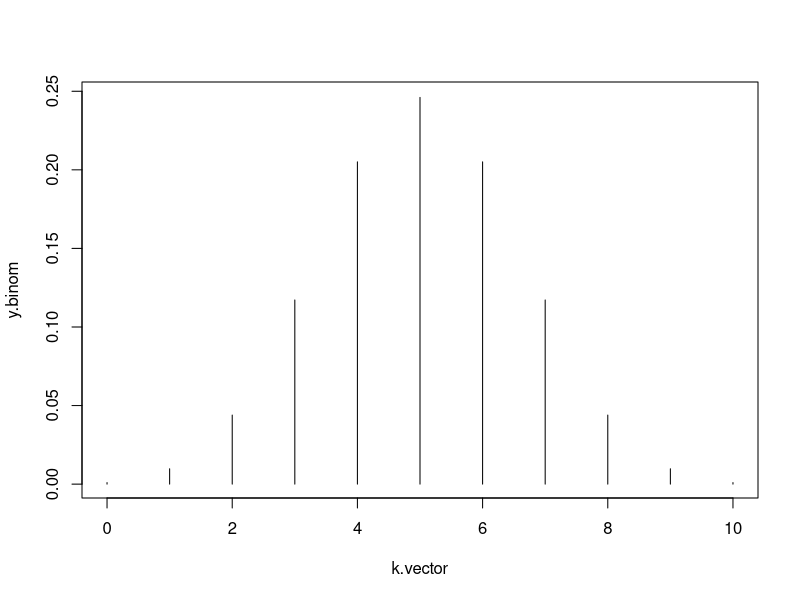
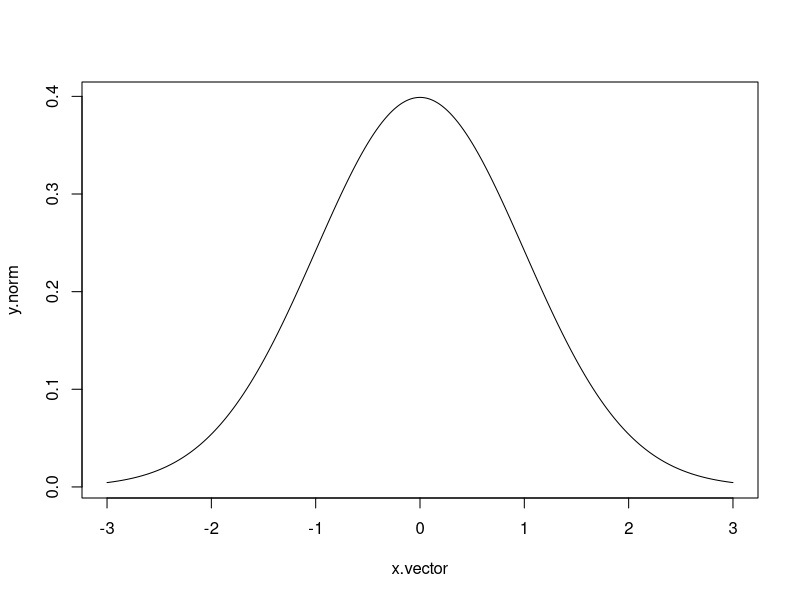
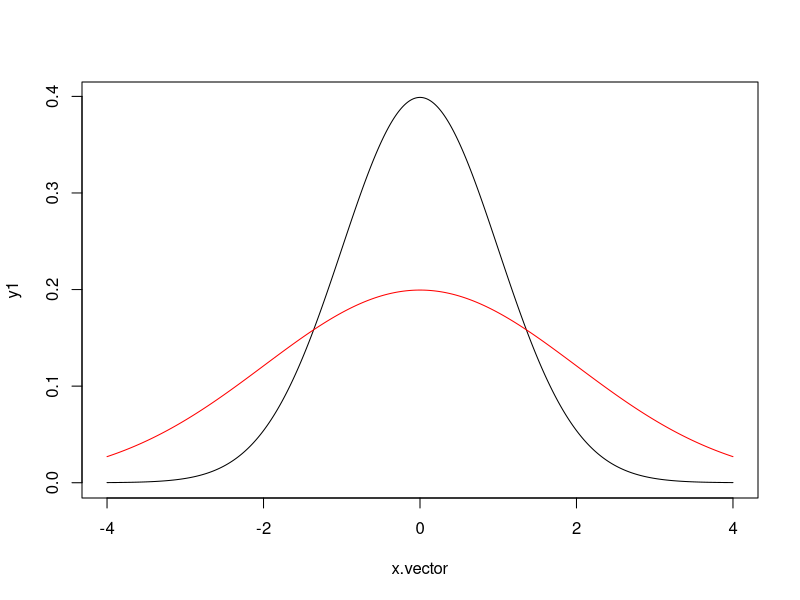
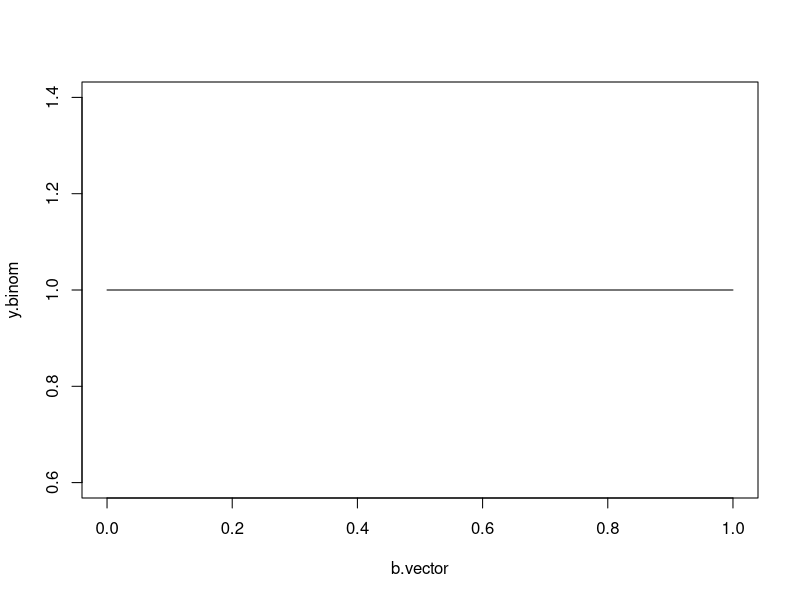
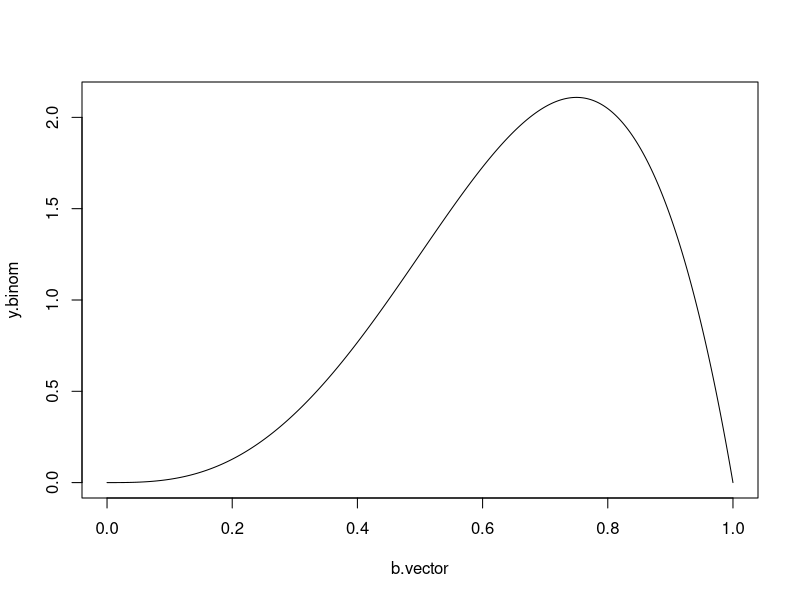
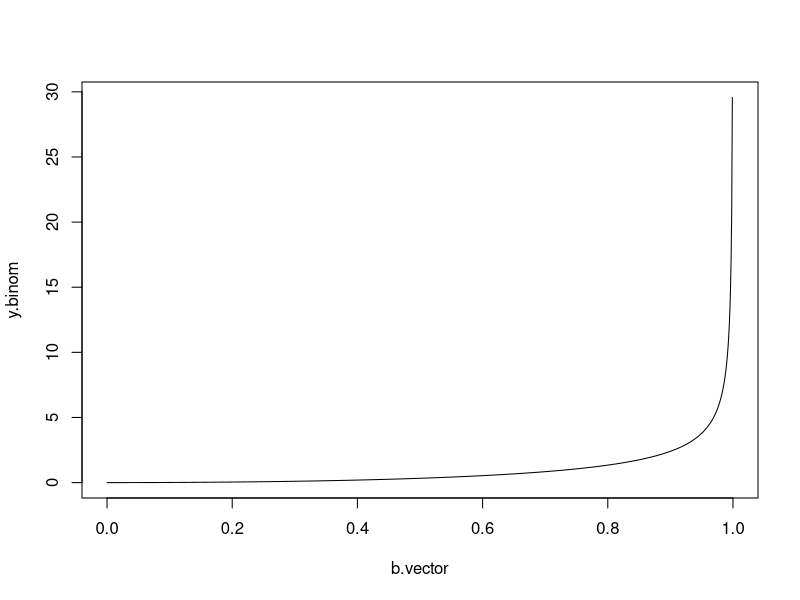
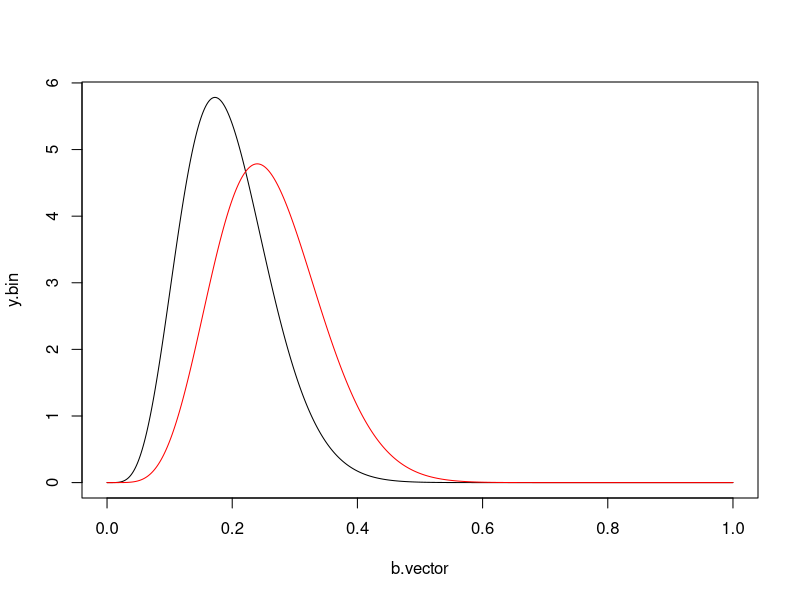
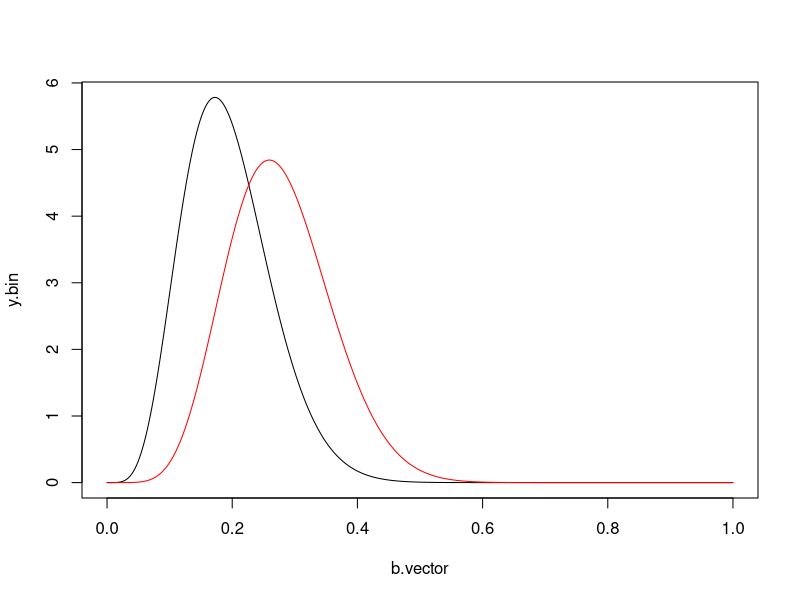

Write R code to recreate these figures, in order.
# sap21 _ MAM5120 _ week 4 practical

seq(0,8,by=2) # generates vector (0,2,4,6,8)
seq(0,1,length=101) # == (0, 0.01, 0.02, ..., 0.99, 1)

# binomial - different number of heads in 10 coin tosses
k.vector <- seq(0,10,by=1) # possible outcomes
y.binom <- dbinom(k.vector,10,prob=0.5) # fair coin
plot(k.vector,y.binom,type="h") # h for bars

# normal - density of a standard (0,1) Normal variable on interval [-3,3]
x.vector <- seq(-3,3,length=1001)
y.norm <- dnorm(x.vector,mean=0,sd=1)
plot(x.vector,y.norm,type="l") # l for lines

# plot standard (0,1) Normal density and also a N(0,4) density on same plot - range on y-axis, when overlay a second plot
x.vector <- seq(-4,4,length=1001)
y1 <- dnorm(x.vector,mean=0,sd=1)
y2 <- dnorm(x.vector,mean=0,sd=2) # i.e. sigma^2=4
ylim <- range(y1, y2)
plot(x.vector,y1,type="l",ylim=ylim) # ylim i.e. range of y-axis is given
points(x.vector,y2,type="l",col="red")

######################

# Question 1
# bayes: p(theta | x) &< L(theta | x) x p(theta)

# (a) - # vector length = 1000 on [0,1]
b.vector <- seq(0,1,length=1000)
# (i) - # alpha = 1, beta = 1
y.binom <- dbeta(b.vector,1,1,ncp=0)
plot(b.vector,y.binom, type="l")
# (ii) - # alpha = 4, beta = 2
y.binom <- dbeta(b.vector,4,2,ncp=0)
plot(b.vector,y.binom, type="l")
# (iii) - # alpha = 3, beta = 0.5
y.binom <- dbeta(b.vector,3,0.5,ncp=0)
plot(b.vector,y.binom, type="l")

# (b) - # on [1,1] - # coin 25, w/ 6 heads
b.vector <- seq(0,1,length=1000)
y.bin <- dbeta(b.vector,6,25,ncp=0)
y.bin2 <- dbeta(b.vector,7,20,ncp=0)
plot(b.vector,y.bin,type="l") 
points(b.vector,y.bin2,type="l",col="red")

# (c) - # on (b) but w/ beta(2,2)
b.vector <- seq(0,1,length=1000)
y.bin <- dbeta(b.vector,6,25)
y.bin2 <- dbeta(b.vector,8,21)
plot(b.vector,y.bin,type="l") 
points(b.vector,y.bin2,type="l",col="red")

######################

# Question 2
# poisson: gamma

# (a) - # alpha is shape, beta is rate
g.vector <- seq(0,10,length=1000)
# (i) - # a=1, b=1
y.poisson <- dgamma(g.vector,1,rate=1)
plot(g.vector,y.poisson,type="l")
# (ii) - # a=3, b=1
y.poisson <- dgamma(g.vector,3,rate=1)
plot(g.vector,y.poisson,type="l")
# (iii) - # a=10, b=5
y.poisson <- dgamma(g.vector,10,rate=5)
plot(g.vector,y.poisson,type="l")

# (b) - gamma(3,1)
x <- c(1,4,2,5,3,2,4,0,1)
sum(x)
g.vector <- seq(0,10,length=1000)
y.pois <- dgamma(g.vector,3,rate=1)
y.pois2 <- dgamma(g.vector,25,rate=11)
ylim <- range(y.pois,y.pois2)
plot(g.vector,y.pois,type="l",ylim=ylim) 
points(g.vector,y.pois2,type="l",col="red")

# (c) - # calculate posterior probability that population mean is less than 3
mean(x)
g.vector <- seq(0,4,length=1000)
mean(g.vector)
y.pois <- pgamma(g.vector,3,rate=1)
y.pois2 <- pgamma(g.vector,25,rate=5)
ylim <- range(y.pois,y.pois2)
plot(g.vector,y.pois,type="l",ylim=ylim) 
points(g.vector,y.pois2,type="l",col="red")
var <- pgamma(3,25,rate=5)

######################

# Question 3
# normal
# population variance sigma^2 == 9
# N(20,10), mu=20, (sigma^2)0 == 10
x = c(16.4, 10.8, 16.1, 17.3, 13.8, 22.5, 15.9, 14.8, 19.2, 22.7)
sum(x)
mean(x)
# (a)
post.mean = ((sum(x)/9) + (20/10)) / ((10/9) + (1/10))
variance = ((10/9) + (1/10))^-1

# (b)